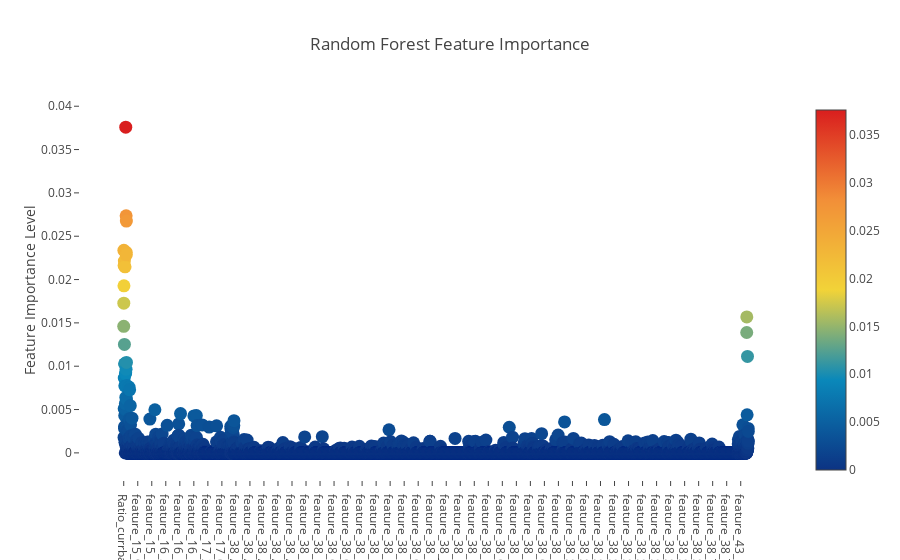

Write notebook code for a chart like this one.
### Markdown cell above
## Feature Ranking via the Random Forest

### Code cell
# Scatter plot 
trace = go.Scatter(
    y = rf.feature_importances_,
    x = final1.columns.values,
    mode='markers',
    marker=dict(
        sizemode = 'diameter',
        sizeref = 1,
        size = 13,
        color = rf.feature_importances_,
        colorscale='Portland',
        showscale=True
    ),
    text = final1.columns.values
)
data = [trace]

layout= go.Layout(
    autosize= True,
    title= 'Random Forest Feature Importance',
    hovermode= 'closest',
     xaxis= dict(
         ticklen= 5,
         showgrid=False,
        zeroline=False,
        showline=False
     ),
    yaxis=dict(
        title= 'Feature Importance Level',
        showgrid=False,
        zeroline=False,
        ticklen= 5,
        gridwidth= 2
    ),
    showlegend= False
)
fig = go.Figure(data=data, layout=layout)
py.iplot(fig,filename='scatter2010')

### Figure 1 — Plotly figure (JSON) as saved in the notebook; plotly's stock layout.template omitted (floating-point values rounded to 4 significant figures; data arrays with more than 128 entries replaced by an {"elided": "..."} marker saying what was removed)
{"data": [{"marker": {"color": {"elided": "8018 float values"}, "colorscale": "Portland", "showscale": true, "size": 13, "sizemode": "diameter", "sizeref": 1}, "mode": "markers", "text": {"elided": "8018 str values"}, "type": "scatter", "x": {"elided": "8018 str values"}, "y": {"elided": "8018 float values"}}], "layout": {"autosize": true, "hovermode": "closest", "showlegend": false, "title": "Random Forest Feature Importance", "xaxis": {"showgrid": false, "showline": false, "ticklen": 5, "zeroline": false}, "yaxis": {"gridwidth": 2, "showgrid": false, "ticklen": 5, "title": "Feature Importance Level", "zeroline": false}}}
